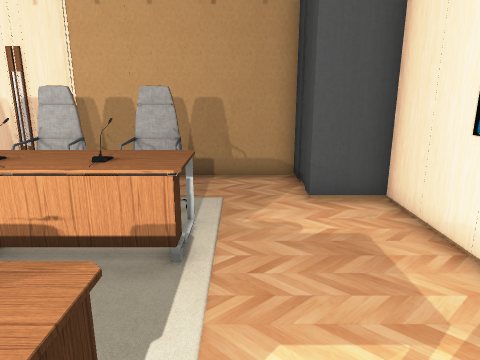
view 1 (above)

16 first-person views from a walk through a scene from a Unity 3-D project. The camera is 1.3 m above the floor, tilts 14° down and sees 70° across. The floor is counted in squares, 0.5 m on a side. Each view is taken from the middle of a square. On the plan, view 1 faces up. The plan holds only what a view shows up to about 20 squares ahead; the rest is blank. Some surface patterns are stand-ins.

view 2
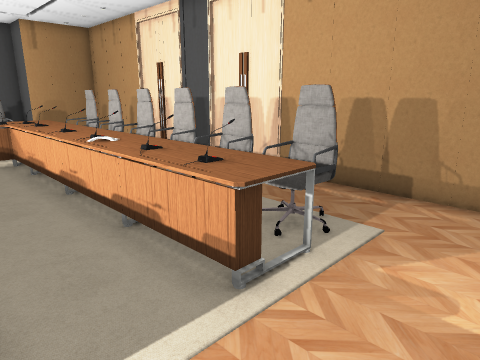

view 3
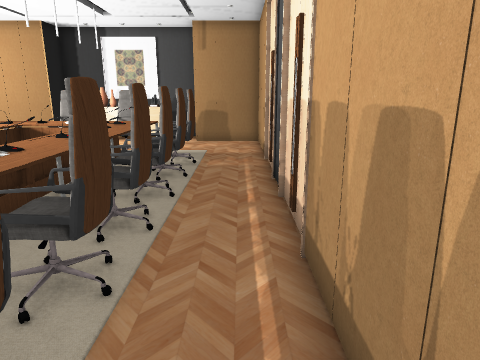

view 4
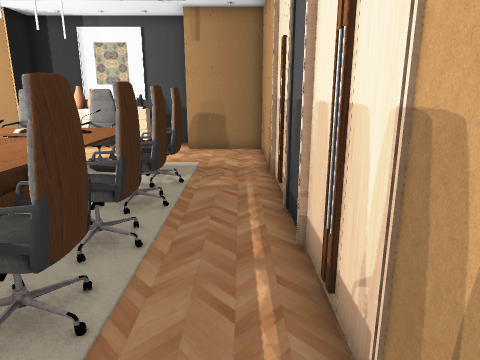

view 5
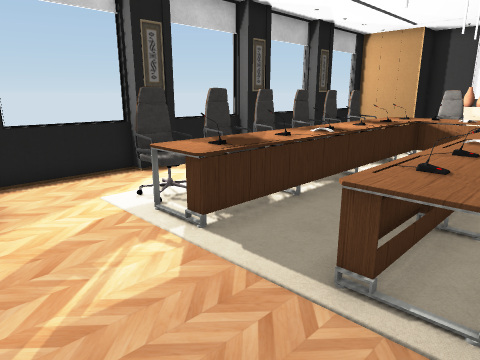

view 6
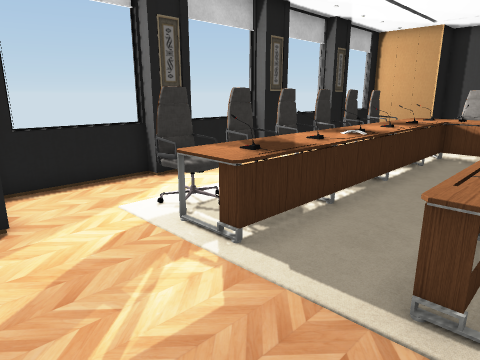

view 7
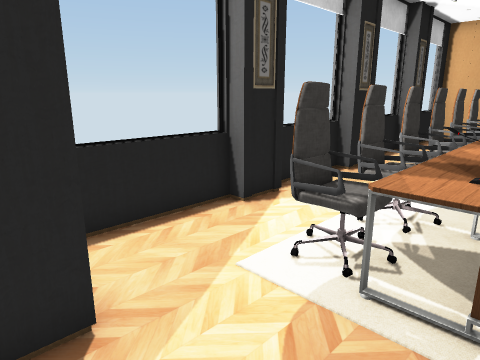

view 8
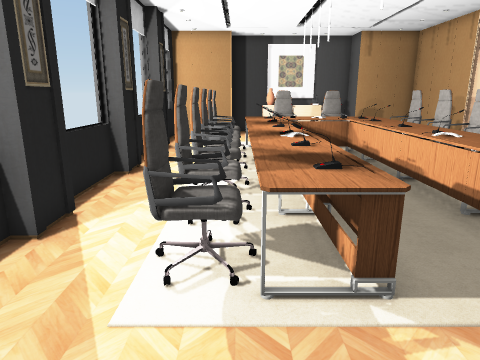

view 9
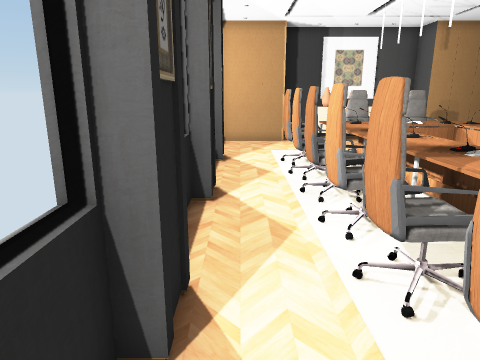

view 10
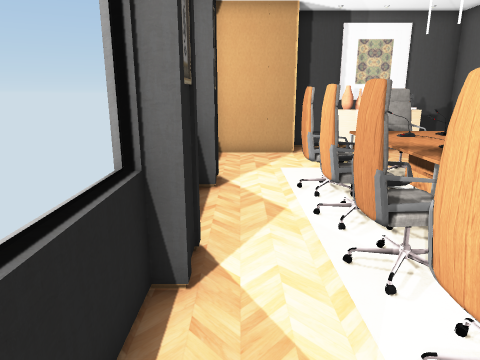

view 11
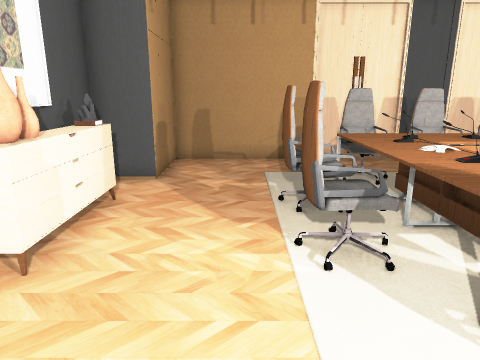

view 12
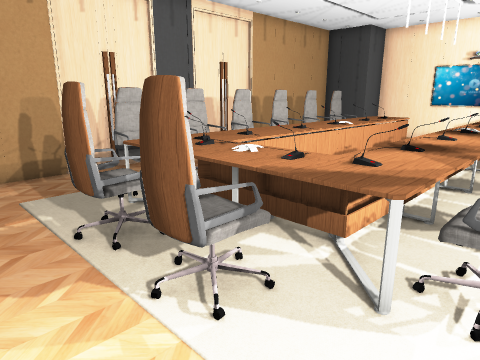

view 13
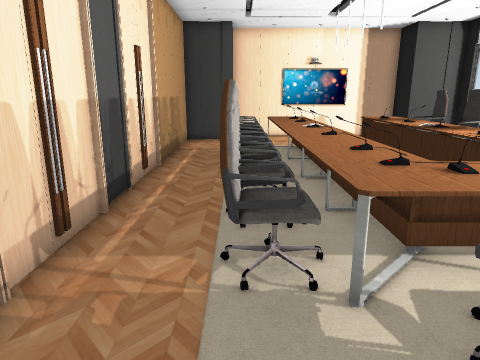

view 14
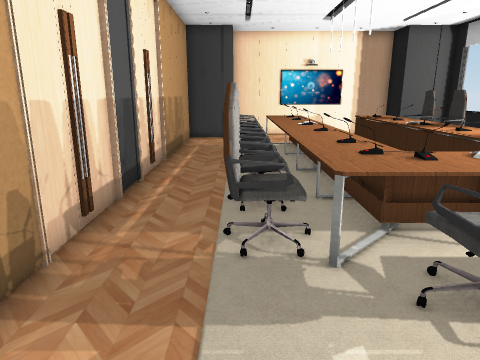

view 15
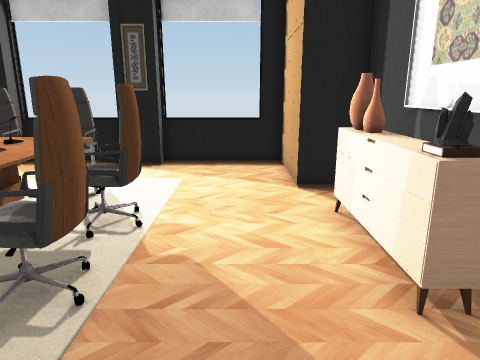

view 16
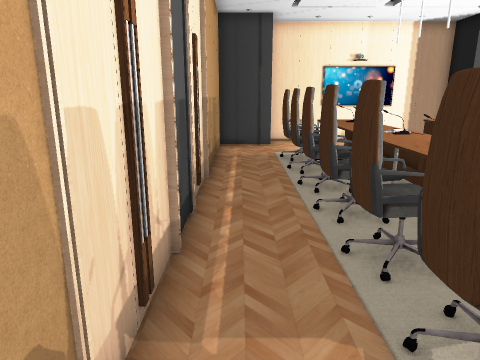

### Floor plan
Points are (right, up) in squares from view 1. A wall is a line through its corners. A room is listed if a view was taken in it or the views show most of it. See-through windows are left out.
Room 1 (views 1, 2, 3, 4, 5, 6, 7, 8, 9, 10, 11, 12, 13, 14, 15, 16)
walls: (-9.7, -3.7) (-8.2, -3.7); (-8.3, -4.2) (-4.6, -4.2); (-4.4, -3.7) (-2.8, -3.7); (-13.6, -4.2) (-9.6, -4.2); (-15, -3.7) (-13.5, -3.7); (-2.9, -4.2) (1.8, -4.2) (1.8, -1.5) (3.8, -1.5) (3.8, 1.6); (-2.8, -4.4) (0.9, -4.4); (-18.8, -4.4) (-15, -4.4); (3.8, 3.4) (3.8, 8.4) (1.8, 8.4) (1.8, 11) (-19.6, 11) (-19.6, 7.5) (-21.4, 7.5) (-21.4, -0.5) (-19.6, -0.5) (-19.6, -4.2) (-15, -4.2)
low walls: (-6.5, -4.4) (-4.9, -4.4); (-13.3, -4.4) (-12.1, -4.4)
objects: vase (-21, 2) to (-20, 3); other object (-21, 3) to (-20, 4); other object (-21, 5) to (-20, 5); rug (-16, -1) to (-1, 8); other object (4, 2)

Where each view was taken, in squares from view 1:
view 1: 0 up, 0 right, facing up
view 2: 2 up, 2 right, facing up-left
view 3: 10 up, 0 right, facing left
view 4: 10 up, 3 left, facing left
view 5: 7 up, 3 right, facing down-left
view 6: 6 up, 3 right, facing down-left
view 7: 2 up, 3 right, facing down-left
view 8: 0 up, 3 right, facing left
view 9: 3 down, 0 right, facing left
view 10: 3 down, 4 left, facing left
view 11: 3 down, 17 left, facing up
view 12: 1 down, 18 left, facing up-right
view 13: 8 up, 18 left, facing right
view 14: 8 up, 19 left, facing right
view 15: 9 up, 18 left, facing down
view 16: 10 up, 16 left, facing right
